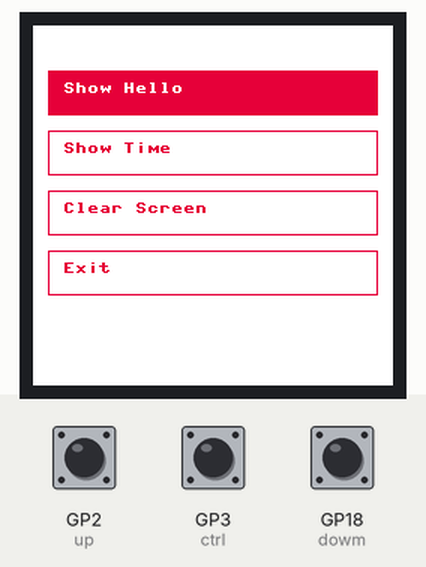
A program run on a simulated Raspberry Pi Pico running MicroPython. Parts: 240×240 colour display. The test bench sets the inputs (shaded band); at power-on: GP3 (ctrl) HIGH, GP2 (up) HIGH, GP18 (dowm) HIGH. The clock reads 2024-03-15 10:24:30 at power-on unless the program sets it.

Above: at 1.2 s.
1.3 s: GP3 (ctrl) pulled LOW for 0.15 s
At 3.2 s:
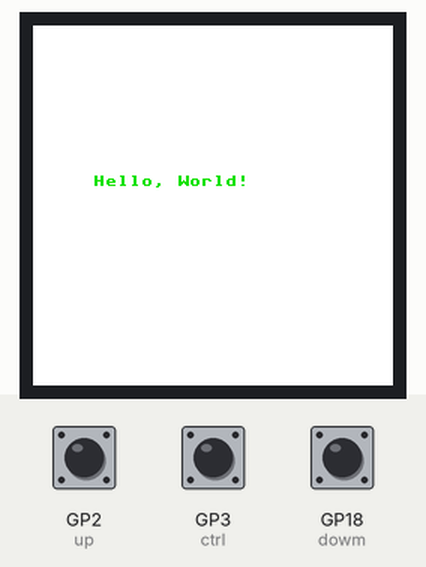
4.4 s: GP2 (up) pulled LOW for 0.15 s
At 5.5 s:
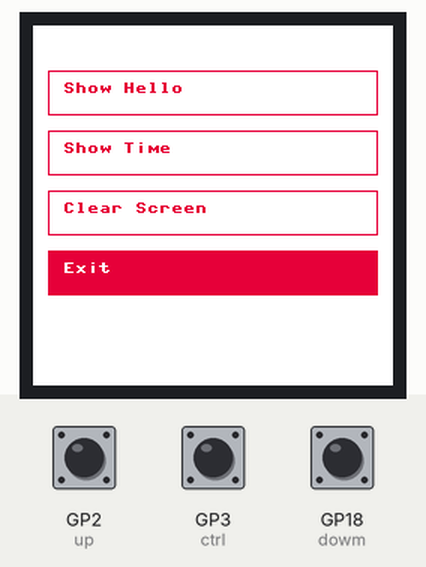
6.0 s: GP2 (up) pulled LOW for 1 s
At 6.6 s:
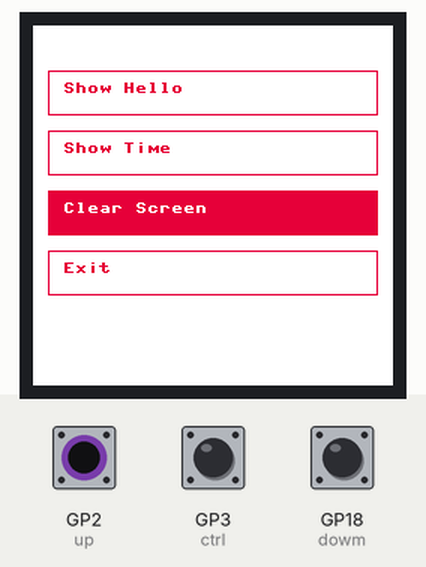
8.5 s: GP3 (ctrl) pulled LOW for 1 s
At 9.4 s:
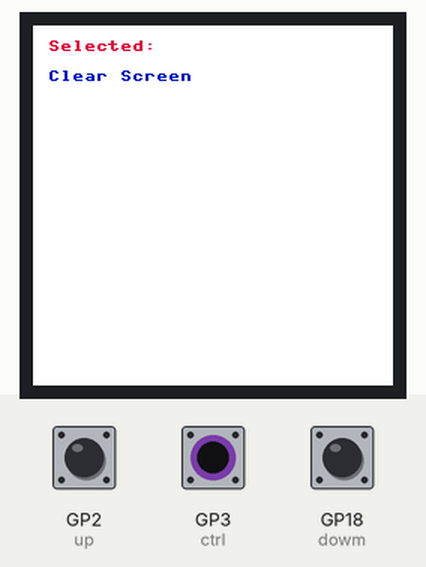
11.1 s: GP2 (up) pulled LOW for 0.15 s
At 12.0 s:
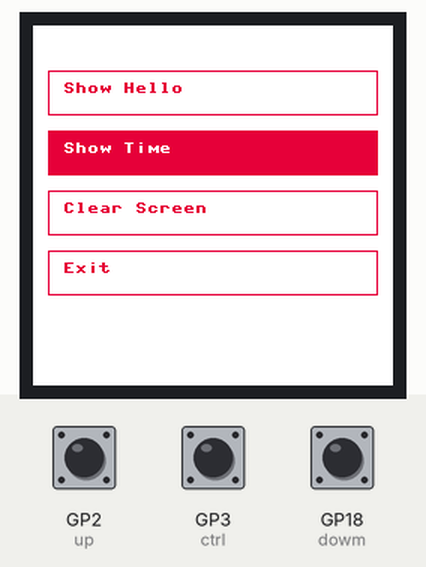
12.7 s: GP3 (ctrl) pulled LOW for 0.15 s
At 14.6 s:
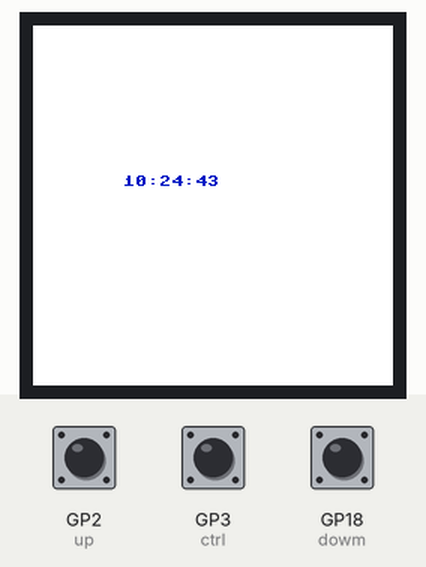
Timing chart, 0 to 16.1 s (numbered marks = the images above; inputs shaded):
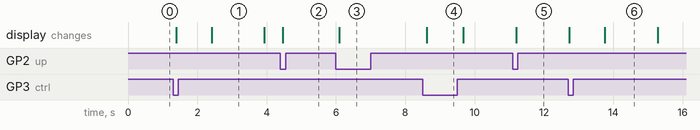

Measured:
- after the input at 1.3 s, the display: first changes after 0.09 s (image 1 shows a later state)
- after the input at 4.4 s, the display: changes after 0.06 s (image 2)
- after the input at 6.0 s, the display: changes after 0.09 s (image 3)
- after the input at 8.5 s, the display: changes after 0.12 s (image 4)
- after the input at 11.1 s, the display: changes after 0.10 s (image 5)
- after the input at 12.7 s, the display: first changes at once (image 6 shows a later state)
- what the display in image 1 shows lasts 1.5 s, from 2.4 s to 3.9 s

The program:

pico.py
```python
from machine import Pin, SPI, PWM
import framebuf
import time

BL = 13
DC = 8
RST = 12
MOSI = 11
SCK = 10
CS = 9

class LCD_1inch3(framebuf.FrameBuffer):
    def __init__(self):
        self.width = 240
        self.height = 240

        self.cs = Pin(CS, Pin.OUT)
        self.rst = Pin(RST, Pin.OUT)

        self.cs(1)
        self.spi = SPI(1, 100000_000, polarity=0, phase=0, sck=Pin(SCK), mosi=Pin(MOSI), miso=None)
        self.dc = Pin(DC, Pin.OUT)
        self.dc(1)
        self.buffer = bytearray(self.height * self.width * 2)
        super().__init__(self.buffer, self.width, self.height, framebuf.RGB565)
        self.init_display()

        self.red   = 0x07E0
        self.green = 0x001f
        self.blue  = 0xf800
        self.white = 0xffff
        self.black = 0x0000

    def write_cmd(self, cmd):
        self.cs(1)
        self.dc(0)
        self.cs(0)
        self.spi.write(bytearray([cmd]))
        self.cs(1)

    def write_data(self, buf):
        self.cs(1)
        self.dc(1)
        self.cs(0)
        self.spi.write(bytearray([buf]))
        self.cs(1)

    def init_display(self):
        self.rst(1)
        self.rst(0)
        self.rst(1)

        self.write_cmd(0x36)
        self.write_data(0x70)

        self.write_cmd(0x3A)
        self.write_data(0x05)

        self.write_cmd(0xB2)
        self.write_data(0x0C)
        self.write_data(0x0C)
        self.write_data(0x00)
        self.write_data(0x33)
        self.write_data(0x33)

        self.write_cmd(0xB7)
        self.write_data(0x35)

        self.write_cmd(0xBB)
        self.write_data(0x19)

        self.write_cmd(0xC0)
        self.write_data(0x2C)

        self.write_cmd(0xC2)
        self.write_data(0x01)

        self.write_cmd(0xC3)
        self.write_data(0x12)

        self.write_cmd(0xC4)
        self.write_data(0x20)

        self.write_cmd(0xC6)
        self.write_data(0x0F)

        self.write_cmd(0xD0)
        self.write_data(0xA4)
        self.write_data(0xA1)

        self.write_cmd(0xE0)
        for d in [0xD0,0x04,0x0D,0x11,0x13,0x2B,0x3F,0x54,0x4C,0x18,0x0D,0x0B,0x1F,0x23]:
            self.write_data(d)

        self.write_cmd(0xE1)
        for d in [0xD0,0x04,0x0C,0x11,0x13,0x2C,0x3F,0x44,0x51,0x2F,0x1F,0x1F,0x20,0x23]:
            self.write_data(d)

        self.write_cmd(0x21)
        self.write_cmd(0x11)
        self.write_cmd(0x29)

    def show(self):
        self.write_cmd(0x2A)
        self.write_data(0x00)
        self.write_data(0x00)
        self.write_data(0x00)
        self.write_data(0xef)

        self.write_cmd(0x2B)
        self.write_data(0x00)
        self.write_data(0x00)
        self.write_data(0x00)
        self.write_data(0xEF)

        self.write_cmd(0x2C)

        self.cs(1)
        self.dc(1)
        self.cs(0)
        self.spi.write(self.buffer)
        self.cs(1)


# ========== Main Code Starts Here ==========
if __name__ == '__main__':
    pwm = PWM(Pin(BL))
    pwm.freq(1000)
    pwm.duty_u16(32768)  # Backlight brightness

    LCD = LCD_1inch3()
    LCD.fill(LCD.white)
    LCD.show()

    # Button & Joystick Setup
    keyA = Pin(15, Pin.IN, Pin.PULL_UP)
    keyB = Pin(17, Pin.IN, Pin.PULL_UP)
    keyX = Pin(19, Pin.IN, Pin.PULL_UP)
    keyY = Pin(21, Pin.IN, Pin.PULL_UP)
    up = Pin(2, Pin.IN, Pin.PULL_UP)
    dowm = Pin(18, Pin.IN, Pin.PULL_UP)
    left = Pin(16, Pin.IN, Pin.PULL_UP)
    right = Pin(20, Pin.IN, Pin.PULL_UP)
    ctrl = Pin(3, Pin.IN, Pin.PULL_UP)

    # Menu State
    menu_items = ["Show Hello", "Show Time", "Clear Screen", "Exit"]
    selected_index = 0
    menu_active = True

    def draw_menu():
        LCD.fill(LCD.white)
        for i, item in enumerate(menu_items):
            y = 30 + i * 40
            if i == selected_index:
                LCD.fill_rect(10, y, 220, 30, LCD.red)
                LCD.text(item, 20, y + 8, LCD.white)
            else:
                LCD.rect(10, y, 220, 30, LCD.red)
                LCD.text(item, 20, y + 8, LCD.red)
        LCD.show()

    last_up = 1
    last_down = 1
    last_ctrl = 1

    draw_menu()

    while True:
        current_up = up.value()
        current_down = dowm.value()
        current_ctrl = ctrl.value()

        if menu_active:
            # Joystick Up
            if current_up == 0 and last_up == 1:
                selected_index = (selected_index - 1) % len(menu_items)
                draw_menu()

            # Joystick Down
            if current_down == 0 and last_down == 1:
                selected_index = (selected_index + 1) % len(menu_items)
                draw_menu()

            # CTRL = Select
            if current_ctrl == 0 and last_ctrl == 1:
                selected_item = menu_items[selected_index]
                LCD.fill(LCD.white)
                LCD.text("Selected:", 10, 10, LCD.red)
                LCD.text(selected_item, 10, 30, LCD.blue)
                LCD.show()
                time.sleep(1)

                if selected_item == "Show Hello":
                    LCD.fill(LCD.white)
                    LCD.text("Hello, World!", 40, 100, LCD.green)
                    LCD.show()
                    time.sleep(1.5)
                elif selected_item == "Show Time":
                    LCD.fill(LCD.white)
                    LCD.text(time.strftime("%H:%M:%S"), 60, 100, LCD.blue)
                    LCD.show()
                    time.sleep(1.5)
                elif selected_item == "Clear Screen":
                    LCD.fill(LCD.white)
                    LCD.show()
                elif selected_item == "Exit":
                    LCD.fill(LCD.white)
                    LCD.text("Goodbye!", 60, 100, LCD.red)
                    LCD.show()
                    time.sleep(1.5)
                    break

                draw_menu()  # Re-draw menu after action

        last_up = current_up
        last_down = current_down
        last_ctrl = current_ctrl
        time.sleep(0.1)
```
